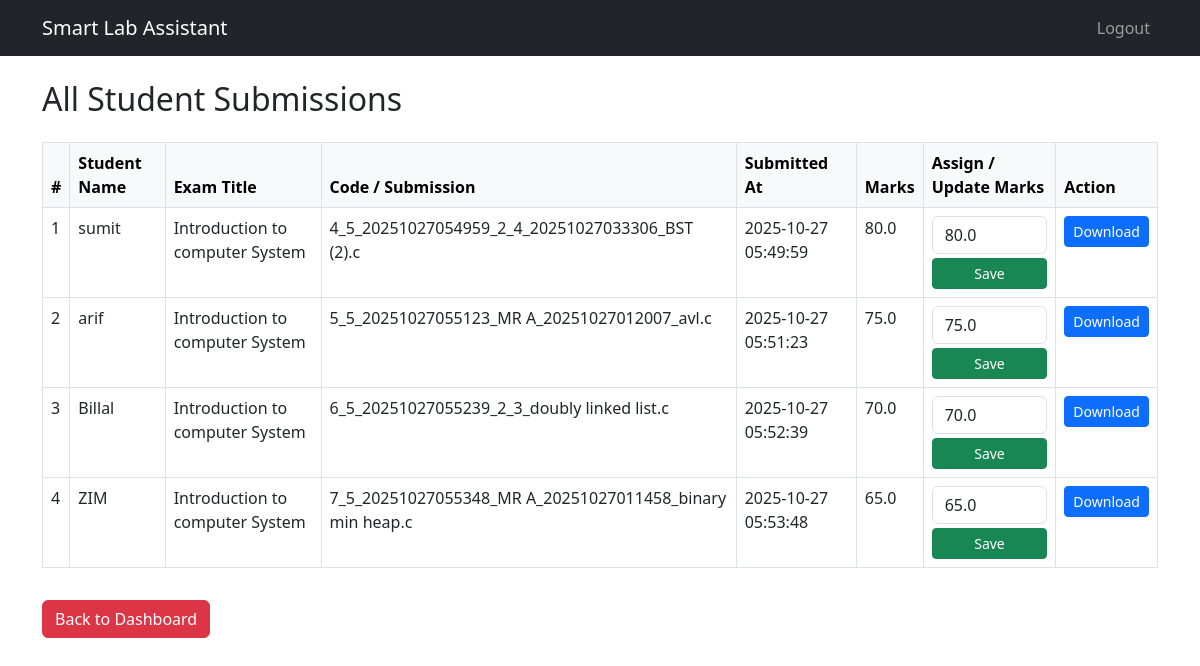
The page /teacher/submissions/5 (signed in) on the database its author committed.
### app.py (models this page shows, shortened)
class Submission(db.Model):
    id = db.Column(db.Integer, primary_key=True)
    exam_id = db.Column(db.Integer, db.ForeignKey('exam.id'))
    student_id = db.Column(db.Integer, db.ForeignKey('user.id'))
    file_name = db.Column(db.String(255))
    code = db.Column(db.Text)
    mark = db.Column(db.Float)
    submitted_at = db.Column(db.DateTime, default=datetime.utcnow)
    @property
    def student_name(self):
        if self.student and self.student.profile and self.student.profile.full_name:
            return self.student.profile.full_name
        return self.student.username if self.student else "Unknown"
    @property
    def exam_title(self):
        return self.exam.title if self.exam else "Unknown Exam"

class Profile(db.Model):
    id = db.Column(db.Integer, primary_key=True)
    full_name = db.Column(db.String(120))
    department = db.Column(db.String(100))
    roll = db.Column(db.String(100))
    user_id = db.Column(db.Integer, db.ForeignKey('user.id'), nullable=False)

class Exam(db.Model):
    id = db.Column(db.Integer, primary_key=True)
    title = db.Column(db.String(120), nullable=False)
    description = db.Column(db.Text)
    duration_minutes = db.Column(db.Integer, default=30)
    start_time = db.Column(db.DateTime, nullable=True)
    end_time = db.Column(db.DateTime, nullable=True)
    published = db.Column(db.Boolean, default=False)
    teacher_id = db.Column(db.Integer, db.ForeignKey('user.id'))
    submissions = db.relationship('Submission', backref='exam', lazy=True)

### app.py (the view)
@app.route('/teacher/submissions/<int:exam_id>')
@login_required
def teacher_submissions(exam_id):
    if current_user.role!='teacher':
        flash('Access denied!','danger')
        return redirect(url_for('index'))
    exam = Exam.query.get(exam_id)
    submissions = Submission.query.filter_by(exam_id=exam_id).all() if exam else []
    return render_template('teacher_submissions.html',exam=exam,submissions=submissions)

### app.py (called while the page is built)
@login_manager.user_loader
def load_user(user_id):
    return User.query.get(int(user_id))

### templates/teacher_submissions.html (shortened to what this page needs)
{% extends "base.html" %}
{% block content %}
<div class="container mt-4">
    <h2 class="mb-4">All Student Submissions</h2>
    {% if submissions %}
    <table class="table table-bordered table-hover">
        <thead class="table-light">
            <tr>
                <th>#</th>
                <th>Student Name</th>
                <th>Exam Title</th>
                <th>Code / Submission</th>
                <th>Submitted At</th>
                <th>Marks</th>
                <th>Assign / Update Marks</th>
                <th>Action</th>
            </tr>
        </thead>
        <tbody>
            {% for sub in submissions %}
            <tr>
                <td>{{ loop.index }}</td>
                <td>{{ sub.student_name }}</td>
                <td>{{ sub.exam_title }}</td>
                <td>
                    {% if sub.code %}
                        <pre style="max-height:150px; overflow:auto;">{{ sub.code }}</pre>
                    {% elif sub.file_name %}
                        {{ sub.file_name }}
                    {% else %}
                        No Submission
                    {% endif %}
                </td>
                <td>{{ sub.submitted_at.strftime("%Y-%m-%d %H:%M:%S") }}</td>
                <td>{{ sub.mark if sub.mark is not none else 'Not graded' }}</td>
                <td>
                    <form method="POST" action="{{ url_for('save_mark') }}" class="d-flex flex-column">
                        <input type="number" step="0.01" name="mark" class="form-control mb-1" placeholder="Enter marks" value="{{ sub.mark or '' }}" required>
                        <button type="submit" class="btn btn-sm btn-success">Save</button>
                    </form>
                </td>
                <td>
                    {% if sub.file_name %}
                        <a href="{{ url_for('download_submission', filename=sub.file_name) }}" class="btn btn-primary btn-sm">Download</a>
                    {% else %}
                        N/A
                    {% endif %}
                </td>
            </tr>
            {% endfor %}
        </tbody>
    </table>
    {% else %}
        <p class="text-center">No submissions yet.</p>
    {% endif %}
    <a href="{{ url_for('teacher_dashboard') }}" class="btn btn-danger mt-3">Back to Dashboard</a>
</div>
{% endblock %}

### rows shown on the page
Submission: student_name "sumit", exam_title "Introduction to computer System", file_name "4_5_20251027054959_2_4_20251027033306_BST (2).c", submitted_at "2025-10-27 05:49:59", mark "80.0"
Submission: student_name "arif", exam_title "Introduction to computer System", file_name "5_5_20251027055123_MR A_20251027012007_avl.c", submitted_at "2025-10-27 05:51:23", mark "75.0"
Submission: student_name "Billal", exam_title "Introduction to computer System", file_name "6_5_20251027055239_2_3_doubly linked list.c", submitted_at "2025-10-27 05:52:39", mark "70.0"
Submission: student_name "ZIM", exam_title "Introduction to computer System", file_name "7_5_20251027055348_MR A_20251027011458_binary min heap.c", submitted_at "2025-10-27 05:53:48", mark "65.0"
